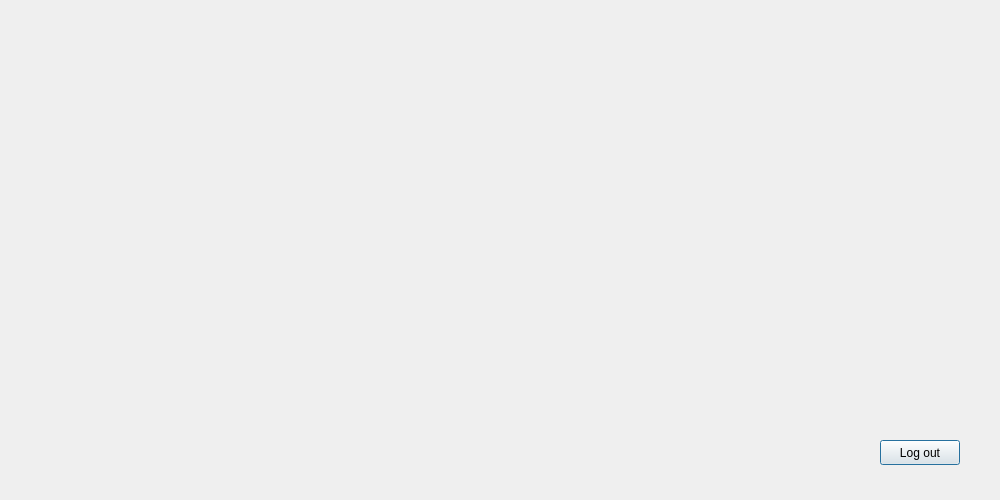
<?xml version="1.0" encoding="UTF-8"?>
<ui version="4.0">
 <class>GuestDialog</class>
 <widget class="QDialog" name="GuestDialog">
  <property name="geometry">
   <rect>
    <x>0</x>
    <y>0</y>
    <width>1000</width>
    <height>500</height>
   </rect>
  </property>
  <property name="windowTitle">
   <string>Dialog</string>
  </property>
  <widget class="QPushButton" name="pushButton_Logout">
   <property name="geometry">
    <rect>
     <x>880</x>
     <y>440</y>
     <width>80</width>
     <height>25</height>
    </rect>
   </property>
   <property name="text">
    <string>Log out</string>
   </property>
  </widget>
 </widget>
 <resources/>
 <connections/>
</ui>
